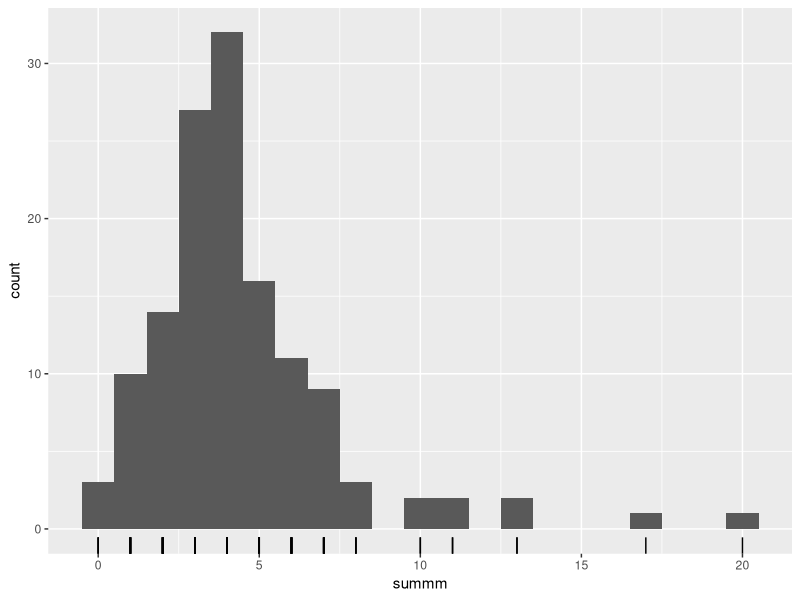
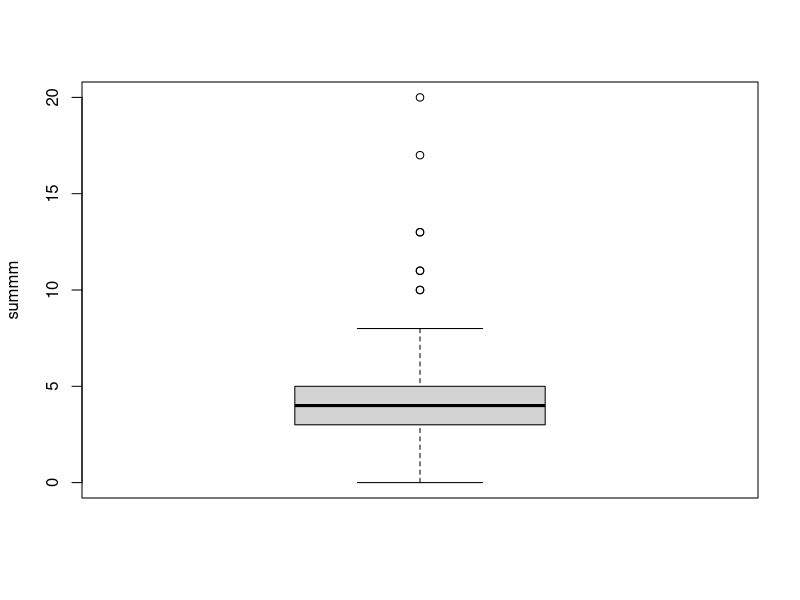
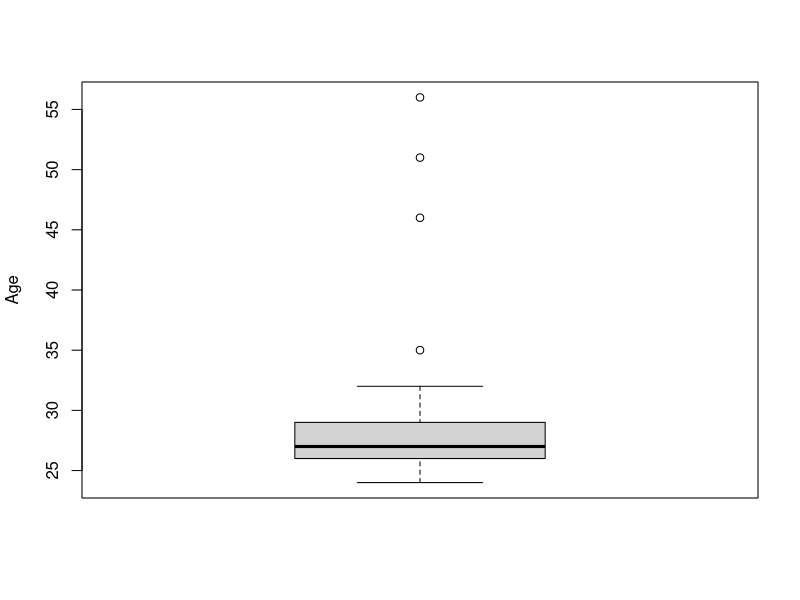
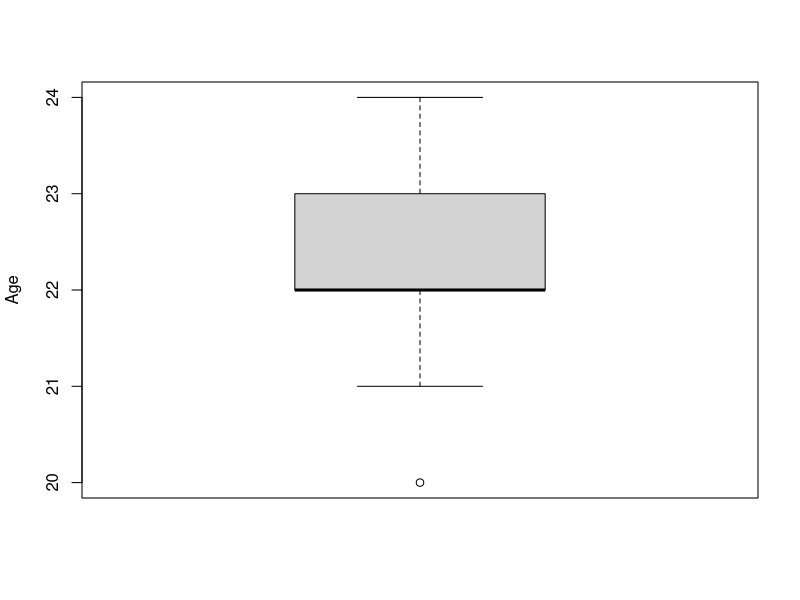
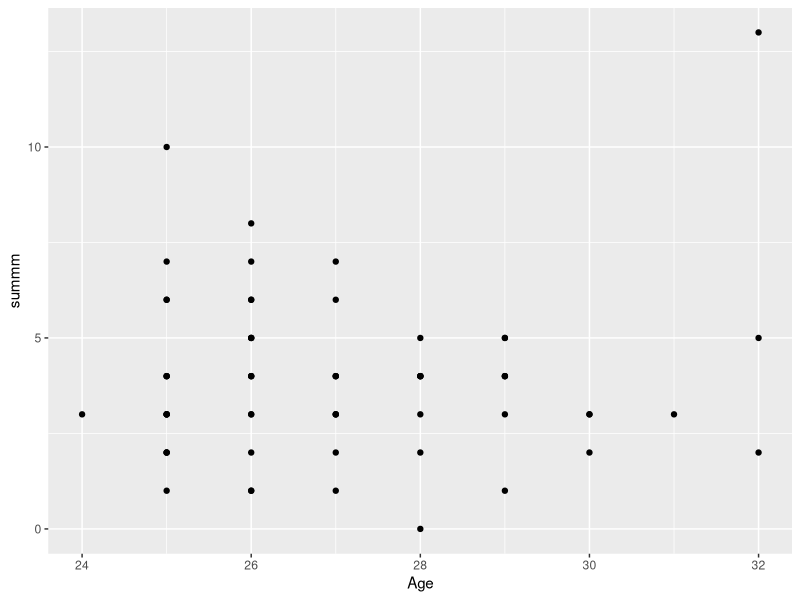
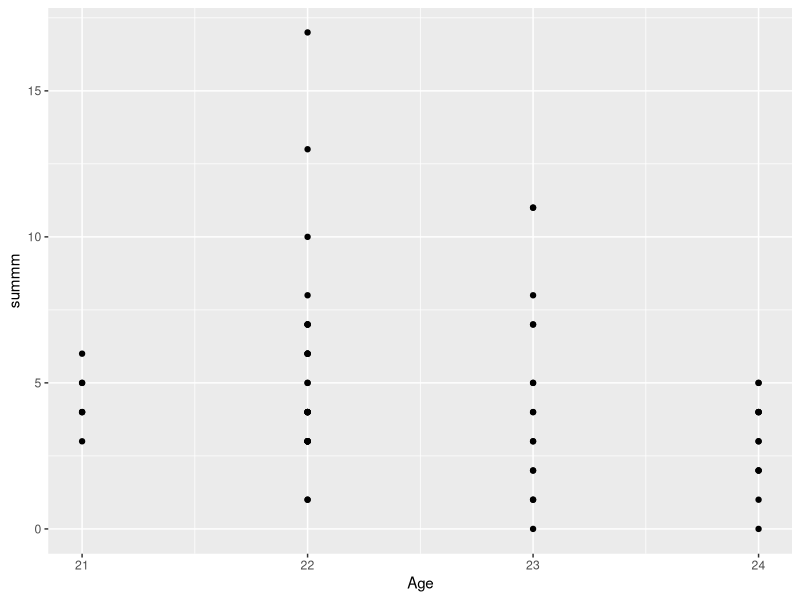

The R source for these figures, in order:
## ---- chunk 1
library(tidyverse)
library(dplyr)
library(readxl)
## ---- chunk 2
    library(readxl)
    exp21 <- read_excel("experiment_2021C(1)copy.xlsx", col_names = FALSE,
        skip = 2)

## ---- chunk 3
    var_names <- read_excel("experiment_2021C(1)copy.xlsx", n_max = 1) 
    colnames(exp21) <- colnames(var_names)

    rm(var_names) 

    columnss <- exp21 %>% 
      select(starts_with("Outcome"), "Age", "Risk", "Gender", "SC0") 
## ---- chunk 4
    countcol <- columnss %>% 
      pivot_longer(cols = starts_with("Outcome"), names_to= "draw", values_to = "answer") %>%
      mutate(count= case_when(answer == "Yes (bonus payment of $0.10)" ~ 1,
             answer == "No (no bonus payment)" ~ 0))
## ---- chunk 5
    pilpi <- countcol %>% select(-answer) %>% mutate(id = rep(1:133, each = 20)) %>%  pivot_wider(id_cols = c(id, Age, SC0, Risk, Gender), names_from = draw, values_from = count)
## ---- chunk 6
    pi <- pilpi %>% pivot_longer(cols = starts_with("Outcome"), names_to= "draw", values_to = "answer") %>% group_by(id) 

    ti<- pi %>% mutate(summm=sum(answer))

    tii<- pi %>% mutate(summm=sum(answer)) %>% separate(draw, into = c("rolsep", "rolnum"), sep = "e") %>% group_by(id)

    # boxplot.stats(data$score)$out
    # 
    # rr <- ti %>% separate(draw, into = c("rolsep", "rolnum"), sep = "e") %>% group_by(id, rolnum)
## ---- chunk 7
    final <- ti %>%  pivot_wider(id_cols = c(id, Age, SC0, Risk, Gender, summm), names_from = draw, values_from = answer)

    # finally <- tii %>%  pivot_wider(id_cols = c(id, Age, SC0, Risk, Gender, summm), names_from = rolnum, values_from = answer)
    # 
    #   fin <- final %>% inner_join(ex22, by = "id")
## ---- chunk 8
    ggplot(final, aes(summm)) + geom_histogram(bins = 21) + geom_rug()
## ---- chunk 9
    ex2 <- exp21 %>%
             mutate(condition = case_when(Control_Msg != "" ~ 1,
                                   Norm_Pos_Msg != "" ~ 2,
                                   Norm_Neg_Msg != "" ~ 3,
                                   Emp_Neg_Msg != "" ~ 4,
                                   Emp_Pos_Msg != "" ~ 5),
                    id = 1:133,
                    rolnum = 1:133) 

## ---- chunk 10
    ex22 <- ex2 %>% select(id, condition, rolnum)

    fin <- final %>% inner_join(ex22, by = "id")
## ---- chunk 11
    fin %>% group_by(Gender) %>% summarise(mean(summm))

    # mutate(rrr, coun)
    # fin %>% group_by(condition) %>% summarise(mean(summm))
## ---- chunk 12
    i <- tii %>% select(-Gender, -Age, -SC0, -id, -Risk, -rolsep, -summm, -id)
    i %>% filter(rolnum==1) %>% summary(answer)
    i %>% filter(rolnum==2) %>% summary(answer)
    i %>% filter(rolnum==3) %>% summary(answer)
    i %>% filter(rolnum==4) %>% summary(answer)
    i %>% filter(rolnum==5) %>% summary(answer)
    i %>% filter(rolnum==6) %>% summary(answer)
    i %>% filter(rolnum==7) %>% summary(answer)
    i %>% filter(rolnum==8) %>% summary(answer)
    i %>% filter(rolnum==9) %>% summary(answer)
    i %>% filter(rolnum==10) %>% summary(answer)
    i %>% filter(rolnum==11) %>% summary(answer)
    i %>% filter(rolnum==12) %>% summary(answer)
    i %>% filter(rolnum==13) %>% summary(answer)
    i %>% filter(rolnum==14) %>% summary(answer)
    i %>% filter(rolnum==15) %>% summary(answer)
    i %>% filter(rolnum==16) %>% summary(answer)
    i %>% filter(rolnum==17) %>% summary(answer)
    i %>% filter(rolnum==18) %>% summary(answer)
    i %>% filter(rolnum==19) %>% summary(answer)
    i %>% filter(rolnum==20) %>% summary(answer)
## ---- chunk 13
    fin %>% group_by(condition) %>% summarise(mean(summm))
## ---- chunk 14
    # trial <- fin %>% select(-Gender, -Age, -SC0, -Risk, -Outcome1, -Outcome2, -Outcome3, -Outcome4, -Outcome5, -Outcome6, -Outcome7, -Outcome8, -Outcome9, -Outcome10, -Outcome11, -Outcome12, -Outcome13, -Outcome14, -Outcome15, -Outcome16, -Outcome17, -Outcome18, -Outcome19, -Outcome20, -rolnum) %>% 
    #   boxplot(trial)
    # 
    # boxplot.stats(trial$summm)$out 

## ---- chunk 15
    boxplot(fin$summm,
      ylab = "summm")

    boxplot.stats(fin$summm)$out

    out <- boxplot.stats(fin$summm)$out
    out_ind <- which(fin$summm %in% c(out))
    out_ind

    # ggplot(fin) +
    #   aes(x = summm) +
    #   geom_histogram(bins = 21, fill = "#0c4c8a") +
    #   theme_minimal()
## ---- chunk 16
    desperate <- fin[-c(15, 25,48,57,89,98,121,130), ]

## ---- chunk 17
    desperate %>% group_by(Gender) %>% summarise(mean(summm))
## ---- chunk 18
    abcdefg <- tii[-c(15, 25,48,57,89,98,121,130), ]

    i <- abcdefg %>% select(-Gender, -Age, -SC0, -id, -Risk, -summm, -rolsep, -id)
    i %>% filter(rolnum==1) %>% summary(answer)
    i %>% filter(rolnum==2) %>% summary(answer)
    i %>% filter(rolnum==3) %>% summary(answer)
    i %>% filter(rolnum==4) %>% summary(answer)
    i %>% filter(rolnum==5) %>% summary(answer)
    i %>% filter(rolnum==6) %>% summary(answer)
    i %>% filter(rolnum==7) %>% summary(answer)
    i %>% filter(rolnum==8) %>% summary(answer)
    i %>% filter(rolnum==9) %>% summary(answer)
    i %>% filter(rolnum==10) %>% summary(answer)
    i %>% filter(rolnum==11) %>% summary(answer)
    i %>% filter(rolnum==12) %>% summary(answer)
    i %>% filter(rolnum==13) %>% summary(answer)
    i %>% filter(rolnum==14) %>% summary(answer)
    i %>% filter(rolnum==15) %>% summary(answer)
    i %>% filter(rolnum==16) %>% summary(answer)
    i %>% filter(rolnum==17) %>% summary(answer)
    i %>% filter(rolnum==18) %>% summary(answer)
    i %>% filter(rolnum==19) %>% summary(answer)
    i %>% filter(rolnum==20) %>% summary(answer)
## ---- chunk 19
    desperate %>% group_by(condition) %>% summarise(mean(summm))
## ---- chunk 20
ordered<- fin[order(fin$Age, decreasing = TRUE), ]
## ---- chunk 21
median(fin$Age)

## ---- chunk 22
orderedyoung <- ordered[-c(1:66), ]
orderedold <- ordered[-c(68:133), ]
## ---- chunk 23
boxplot(orderedold$Age,
  ylab = "Age")

boxplot.stats(orderedold$Age)$out

out <- boxplot.stats(orderedold$Age)$out
out_ind <- which(orderedold$Age %in% c(out))
out_ind

## ---- chunk 24
boxplot(orderedyoung$Age,
  ylab = "Age")

boxplot.stats(orderedyoung$Age)$out

out <- boxplot.stats(orderedyoung$Age)$out
out_ind <- which(orderedyoung$Age %in% c(out))
out_ind

## ---- chunk 25
oo <- orderedold[-c(1,2,3,4), ]

oy <- orderedyoung[-c(67), ]
## ---- chunk 26
oo%>% ggplot(aes(x= Age, y= summm)) + geom_point()

median(oo$summm)
mean(oo$summm)

oy%>% ggplot(aes(x= Age, y= summm)) + geom_point()
median(oy$summm)
mean(oy$summm)
